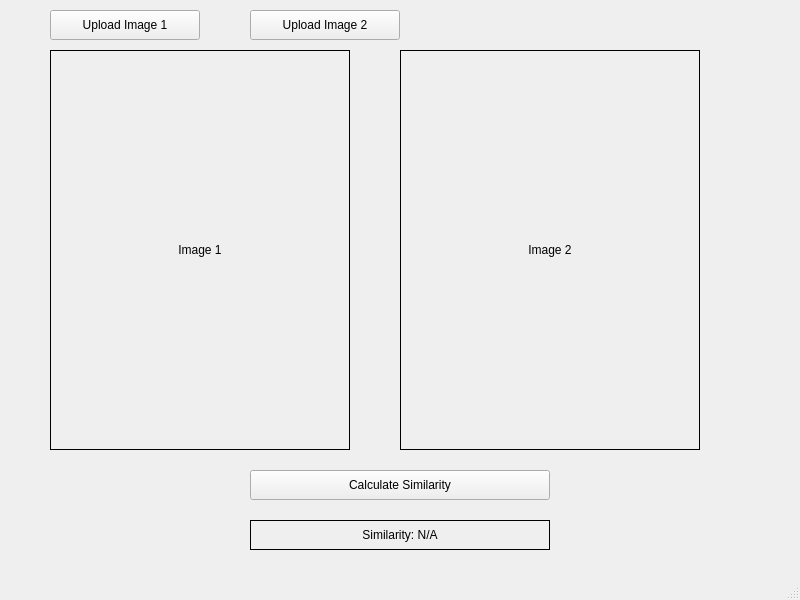
<?xml version="1.0" encoding="UTF-8"?>
<ui version="4.0">
 <class>MainWindow</class>
 <widget class="QMainWindow" name="MainWindow">
  <property name="geometry">
   <rect>
    <x>0</x>
    <y>0</y>
    <width>800</width>
    <height>600</height>
   </rect>
  </property>
  <property name="windowTitle">
   <string>Face Similarity Tool</string>
  </property>
  <widget class="QWidget" name="centralwidget">
   <!-- 上传图像按钮 -->
   <widget class="QPushButton" name="button_upload_image1">
    <property name="geometry">
     <rect>
      <x>50</x>
      <y>10</y>
      <width>150</width>
      <height>30</height>
     </rect>
    </property>
    <property name="text">
     <string>Upload Image 1</string>
    </property>
   </widget>
   <widget class="QPushButton" name="button_upload_image2">
    <property name="geometry">
     <rect>
      <x>250</x>
      <y>10</y>
      <width>150</width>
      <height>30</height>
     </rect>
    </property>
    <property name="text">
     <string>Upload Image 2</string>
    </property>
   </widget>
   <!-- 检材图像显示 -->
   <widget class="QLabel" name="label_image1">
    <property name="geometry">
     <rect>
      <x>50</x>
      <y>50</y>
      <width>300</width>
      <height>400</height>
     </rect>
    </property>
    <property name="text">
     <string>Image 1</string>
    </property>
    <property name="alignment">
     <set>Qt::AlignCenter</set>
    </property>
    <property name="frameShape">
     <enum>QFrame::Box</enum>
    </property>
   </widget>
   <!-- 样本图像显示 -->
   <widget class="QLabel" name="label_image2">
    <property name="geometry">
     <rect>
      <x>400</x>
      <y>50</y>
      <width>300</width>
      <height>400</height>
     </rect>
    </property>
    <property name="text">
     <string>Image 2</string>
    </property>
    <property name="alignment">
     <set>Qt::AlignCenter</set>
    </property>
    <property name="frameShape">
     <enum>QFrame::Box</enum>
    </property>
   </widget>
   <!-- 相似度按钮 -->
   <widget class="QPushButton" name="button_calculate_similarity">
    <property name="geometry">
     <rect>
      <x>250</x>
      <y>470</y>
      <width>300</width>
      <height>30</height>
     </rect>
    </property>
    <property name="text">
     <string>Calculate Similarity</string>
    </property>
   </widget>
   <!-- 相似度显示区域 -->
   <widget class="QLabel" name="label_similarity_result">
    <property name="geometry">
     <rect>
      <x>250</x>
      <y>520</y>
      <width>300</width>
      <height>30</height>
     </rect>
    </property>
    <property name="text">
     <string>Similarity: N/A</string>
    </property>
    <property name="alignment">
     <set>Qt::AlignCenter</set>
    </property>
    <property name="frameShape">
     <enum>QFrame::Panel</enum>
    </property>
   </widget>
  </widget>
  <widget class="QMenuBar" name="menubar"/>
  <widget class="QStatusBar" name="statusbar"/>
 </widget>
</ui>
